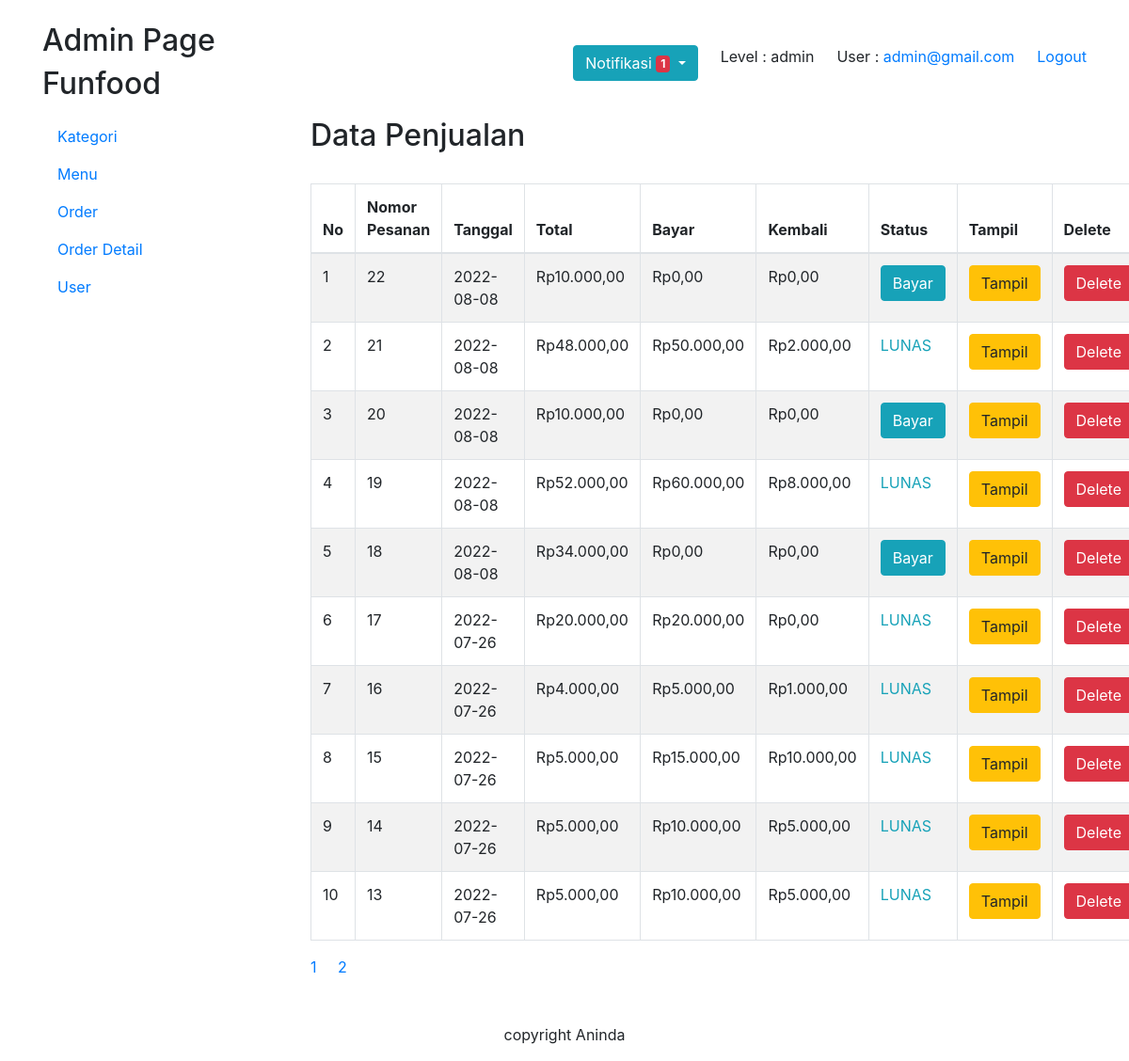
Screenshot of /admin/index.php?f=order&m=select (signed in) with the database file from the repository.
### tables this page shows
CREATE TABLE `tblorder` (
  `idorder` int(11) NOT NULL,
  `idpelanggan` int(11) NOT NULL,
  `tglorder` date NOT NULL,
  `total` float NOT NULL DEFAULT 0,
  `bayar` float NOT NULL DEFAULT 0,
  `kembali` float NOT NULL DEFAULT 0,
  `status` int(11) NOT NULL DEFAULT 0
);

### dbcontroller.php (called while the page is built, shortened)
<?php
    class DB{
        private $host ="127.0.0.1";
        private $user = "root";
        private $password = "";
        private $database = "umkm";
        private $koneksi;
        public function __construct()
        {
           $this->koneksi = $this->koneksiDB();
        }
        public function koneksiDB()
        {
            $koneksi = mysqli_connect($this->host,$this->user,$this->password,$this->database);
            return $koneksi;
        }
        public function getAll($sql)
        {
            $result = mysqli_query($this->koneksi, $sql);
            while ($row = mysqli_fetch_assoc($result)){
                $data[]=$row;
            }
            if (!empty($data)) {
                return $data;
            }
        }
        public function rowCount($sql)
        {
            $result = mysqli_query($this->koneksi, $sql);
            $count = mysqli_num_rows($result);
            return $count;
        }
    }
    ?>

### order/select.php (the view, shortened to what this page needs)
<?php
    $jumlahdata = $db->rowCount("SELECT idorder FROM tblorder ");
    $banyak = 10;
    $halaman = ceil($jumlahdata / $banyak);
    if (isset($_GET['p'])){
        $p = $_GET['p'];
        $mulai = ($p * $banyak) - $banyak;
    }else {
        $mulai = 0;
    }
    $sql="SELECT * FROM tblorder ORDER BY idorder DESC LIMIT $mulai,$banyak";
    $row = $db->getAll($sql);
    $no=1+$mulai;
?>
<h2>Data Penjualan</h2> <br>
<table class="table table-bordered w-50 table-striped">
   <thead>
        <tr>
            <th>No</th>
            <th>Nomor Pesanan</th>
            <th>Tanggal</th>
            <th>Total</th>
            <th>Bayar</th>
            <th>Kembali</th>
            <th>Status</th>
            <th>Tampil</th>
            <th>Delete</th>
        </tr>
   </thead>
   <tbody>
   <?php
            function Rupiah ($angka){
                $hasil = "Rp".number_format($angka,2,',','.');
                return $hasil;
            }
            ?>
   <?php if(!empty($row)){ ?>
    <?php foreach($row as $r): ?>
        <?php
            if ($r['status']==0) {
                $status = '<td><a class="btn btn-info" href="?f=order&m=bayar&id='.$r['idorder'].'">Bayar</a></td>';
            }else{
                $status = '<td><font class="text-info">LUNAS</font></td>';
            }
        ?>
        <tr>
            <td><?php echo $no++ ?></td>
            <td><?php echo $r['idorder']?></td>
            <td><?php echo $r['tglorder']?></td>
            <td><?php echo Rupiah($r['total'])?></td>
            <td><?php echo Rupiah($r['bayar'])?></td>
            <td><?php echo Rupiah($r['kembali'])?></td>
            <?php echo $status ?>
            <td><a href="?f=order&m=cetak&id=<?php echo $r['idorder']?>" class="btn btn-warning">Tampil</a></td>
            <td> <a href="?f=order&m=delete&id=<?php echo $r['idorder']?>" class="btn btn-danger">Delete</a></td>
        </tr>
        <?php endforeach ?>
        <?php } ?>
   </tbody>
</table>
<?php
    for($i=1; $i <= $halaman ; $i++){
        echo '<a href="?f=order&m=select&p='.$i.'">'.$i.'</a>';
    }
?>

### rows the page displays
tblorder: idorder "22", tglorder "2022-08-08", total "Rp10.000,00", bayar "Rp0,00", kembali "Rp0,00"
tblorder: idorder "21", tglorder "2022-08-08", total "Rp48.000,00", bayar "Rp50.000,00", kembali "Rp2.000,00", status "LUNAS"
tblorder: idorder "20", tglorder "2022-08-08", total "Rp10.000,00", bayar "Rp0,00", kembali "Rp0,00"
tblorder: idorder "19", tglorder "2022-08-08", total "Rp52.000,00", bayar "Rp60.000,00", kembali "Rp8.000,00", status "LUNAS"
tblorder: idorder "18", tglorder "2022-08-08", total "Rp34.000,00", bayar "Rp0,00", kembali "Rp0,00"
tblorder: idorder "17", tglorder "2022-07-26", total "Rp20.000,00", bayar "Rp20.000,00", kembali "Rp0,00", status "LUNAS"
tblorder: idorder "16", tglorder "2022-07-26", total "Rp4.000,00", bayar "Rp5.000,00", kembali "Rp1.000,00", status "LUNAS"
tblorder: idorder "15", tglorder "2022-07-26", total "Rp5.000,00", bayar "Rp15.000,00", kembali "Rp10.000,00", status "LUNAS"
tblorder: idorder "14", tglorder "2022-07-26", total "Rp5.000,00", bayar "Rp10.000,00", kembali "Rp5.000,00", status "LUNAS"
tblorder: idorder "13", tglorder "2022-07-26", total "Rp5.000,00", bayar "Rp10.000,00", kembali "Rp5.000,00", status "LUNAS"

### other values shown
$_SESSION['user'] "admin@gmail.com"
$_SESSION['level'] "admin"
$jum "1"
